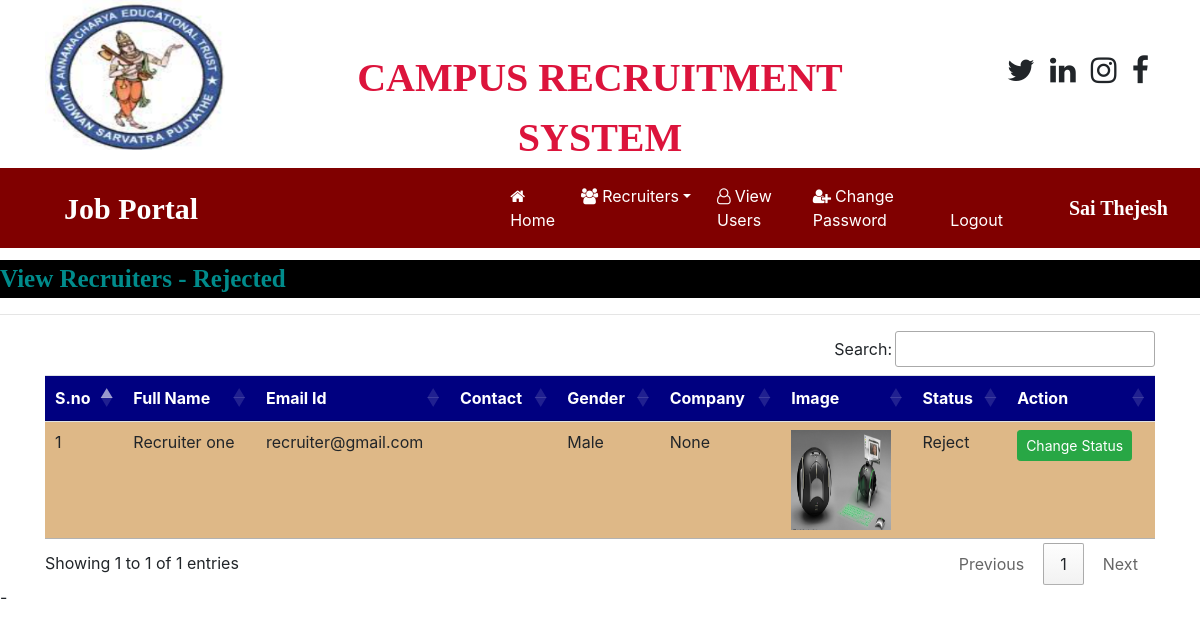
Page /recruiter_rejected/ (signed in) on the committed database.
### OnlinejobportalApp/models.py (models this page shows, shortened)
class Recruiter(models.Model):
	user =models.ForeignKey(User,on_delete=models.CASCADE)
	mobile = models.CharField(max_length=10,null=True)
	image= models.FileField(null=True)
	gender=models.CharField(max_length=10,null=True)
	company = models.CharField(max_length=100,null=True)
	type = models.CharField(max_length=10,null=True)
	status = models.CharField(max_length=20,null=True)

### OnlinejobportalApp/views.py (the view)
# urls.py: path('recruiter_rejected/',views.recruiter_rejected,name='recruiter_rejected'),
def recruiter_rejected(request):
	if not request.user.is_authenticated:
		return redirect('admin_login')
	data = Recruiter.objects.filter(status='Reject')
	d={'data':data}
	return render(request,'html/recruiter_rejected.html',d)

### OnlinejobportalApp/templates/html/recruiter_rejected.html
{% load static %}
{% block body %}
{% include 'html/admin_navigation.html' %}
<marquee style="font-family: 'Algerian'; font-size: 25px; color: darkcyan; background-color: black;font-weight: bold;margin-top: 1%">
	View Recruiters - Rejected
</marquee>
<hr>
<div class="container">
<table class="table table-hover" id="example">
	<thead>
		<tr style = "background-color: #000080;color:white">
			<th>S.no</th>
			<th>Full Name</th>
			<th>Email Id</th>
			<th>Contact</th>
			<th>Gender</th>
			<th>Company</th>
			<th>Image</th>
			<th>Status</th>
			<th>Action</th>
		</tr>
	</thead>
	<tbody>
		{% for i in data %}
		<tr style = "background-color: #DEB887">
			<td>{{forloop.counter}}</td>
			<td>{{i.user.first_name}} {{i.user.last_name}}</td>
			<td>{{i.user.username}}</td>
			<td>{{i.moblie}}</td>
			<td>{{i.gender}}</td>
			<td>{{i.company}}</td>
			<td><img src="{{i.image.url}}" style="height: 100px; width: 100px;"></td>
			<td>{{i.status}}</td>
			<td><a href="{% url 'change_status' i.id %}" class="btn btn-success btn-sm " >Change Status</a></td>
		</tr>
		{% endfor %}
	</tbody>
</table>
</div>
{% endblock %}-

### OnlinejobportalApp/templates/html/admin_navigation.html (shortened to what this page needs)
<!DOCTYPE html>
<html>
<head>
	{% load static %}
  <link rel="stylesheet" href="https://maxcdn.bootstrapcdn.com/bootstrap/4.5.2/css/bootstrap.min.css">
  <link rel="stylesheet" href="https://cdnjs.cloudflare.com/ajax/libs/font-awesome/4.7.0/css/font-awesome.min.css">
<link rel="stylesheet" href="https://cdnjs.cloudflare.com/ajax/libs/font-awesome/4.7.0/css/font-awesome.min.css">
<link rel ="stylesheet" href="https://cdn.datatables.net/1.10.24/css/jquery.dataTables.min.css">
<link rel ="stylesheet" href= "https://cdn.datatables.net/buttons/1.7.0/css/buttons.dataTables.min.css">
</head>
<body>
<div class="container">
	<div class="row">
		<div class="col-sm-3">
			<img src="{% static 'images/logo.PNG' %}" style="width:180px; height:150px">
		</div>
		<div class="col-sm-6 mt-5 text-center">
			<span style="font-weight: bold ; font-size: 40px; font-family: Caliri">
				<span style="color : crimson ; ">CAMPUS RECRUITMENT SYSTEM</span>
			</span>
		</div>
		<div class="col-sm-3 mt-5" style="padding-left: 10%">
			<span style="font-weight: bold; font-size: 30px">
				<span><i class="fa fa-twitter pl-2"></i></span>
				<span><i class="fa fa-linkedin pl-2"></i></span>
				<span><i class="fa fa-instagram pl-2"></i></span>
				<span><i class="fa fa-facebook pl-2"></i></span>
			</span>
		</div>
	</div>
</div>
<nav class="navbar navbar-expand-sm" style="background-color: maroon">
	<a class="navbar-brand text-white pl-5 font-weight-bold" style="font-family: 'Algerian'; font-size: 30px ">Job Portal</a>
	<ul class="navbar-nav">
		<li class="nav-item">
			<a class="nav-link" href=" {%url 'admin_home'%}" style="margin-left: 288px"><i class="fa fa-home mr-1"></i>Home</a>
		</li>
		<li class="nav-item dropdown">
			<a class="nav-link dropdown-toggle" href="#" data-toggle="dropdown"><i class="fa fa-users mr-1"></i>Recruiters</a>
		</li>
		<li class="nav-item">
			<a class="nav-link" href="{% url 'view_users' %}"><i class="fa fa-user-o mr-1"></i>View Users</a>
		</li>
		<li class="nav-item">
			<a class="nav-link" href="{% url 'change_passwordadmin' %}"><i class="fa fa-user-plus mr-1"></i>Change Password</a>
		</li>
		<li class="nav-item">
			<a class="nav-link" href="{% url 'Logout' %}">Logout</a>
		</li>
	</ul>
	<a class="navbar-brand text-white pl-5 font-weight-bold" style="font-family: 'Algerian'; font-size: 20px ">{{request.user.first_name}} {{request.user.last_name}}</a>
</nav>
</body>
</html>

### OnlinejobportalApp/templates/html/admin_navigation.html (style rules this page uses)
.nav-link { color:white !important; margin-right: 10px; }

### rows in the picture
Recruiter: user.first_name "Recruiter", user.last_name "one", user.username "recruiter@gmail.com", gender "Male", company "None", image (picture), status "Reject"

### other values in the picture
{{ request.user.first_name }} "Sai"
{{ request.user.last_name }} "Thejesh"
